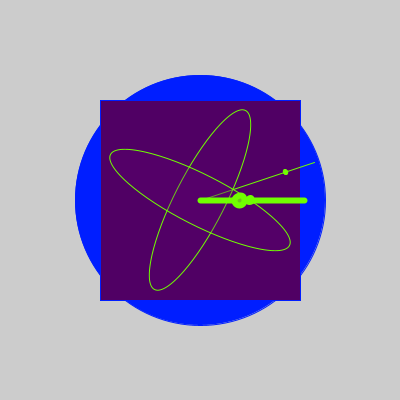
Frame 1 (no input)
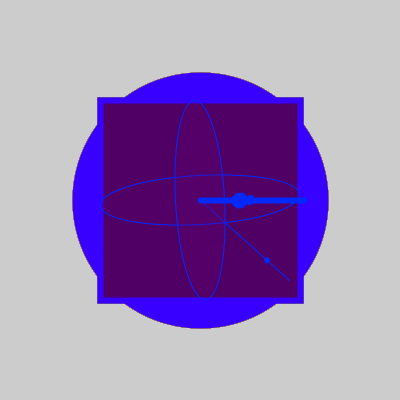
Frame 60 (the mouse pressed at the canvas centre just before this capture)
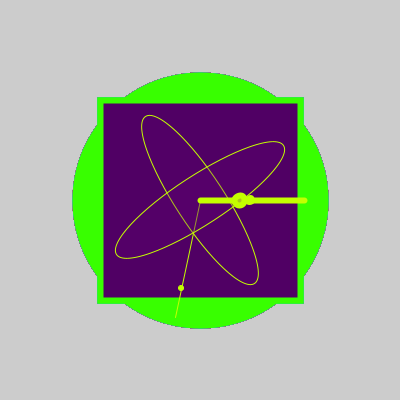
Frame 120 (the mouse held since frame 60 and released just before this capture)

The Processing sketch that drew these frames (run headless with seeded random() and noise(); from frame 60 on, the mouse is pressed at the canvas centre):

// Processing sketch: processing_96351
// ── processing_96351.pde

int s, m, h;
float valor;
float tono;

void setup() {
  size(400, 400);
  colorMode(HSB, 255);
  smooth();
  noStroke();
  frameRate(6);
  tono=204;
}

void draw() {
  //caratula del reloj
  translate (width/2, height/2);

  valor=random(255);
  fill(valor, 255, 255);
  stroke(valor, 255, 255);
  ellipse(0, 0, 250, 250);
  fill(tono, 204, 204);
  rect(-100, -100, 200, 200);
  fill(tono, 255, 100);
  rect(-100, -100, 200, 200);


  s=second();
  m=minute();
  h=hour();
  if (h>=12) {
    h=h-12;
  }
  println(s);
  // para que rotate, translate, scale seolo afecten a ciertos 
  //objetos, se ponen dentro de: pushMatrix(para inicar una funcion); 
  //y popMatrix(esta matris descarta la funcion y empieza la otra);.
  //segundos
  pushMatrix();
  valor=random(255);
  stroke(valor, 255, 255);
  fill(valor, 255, 255);
  rotate(radians(6*s));
  strokeWeight(1);
  line(0, 0, 0, -120);
  ellipse(0, -90, 5, 5);
  rotate(radians(45));
  fill(tono, 255, 110, 60);
  ellipse(0, 0, 200, 50);
  fill(tono, 250, 120, 60);
  ellipse(0, 0, 50, 200);

  popMatrix();
  //minutos
  pushMatrix();
  rotate(radians(6*m));
  strokeWeight(3);
  line(0, 0, 0, -90);
  ellipse(0, -50, 7, 7);
  popMatrix();
  //horas
  pushMatrix();
  rotate(radians(30*h));
  strokeWeight(6);
  line(0, 0, 0, -105);
  ellipse(0, -40, 10, 10);
  popMatrix();
}
